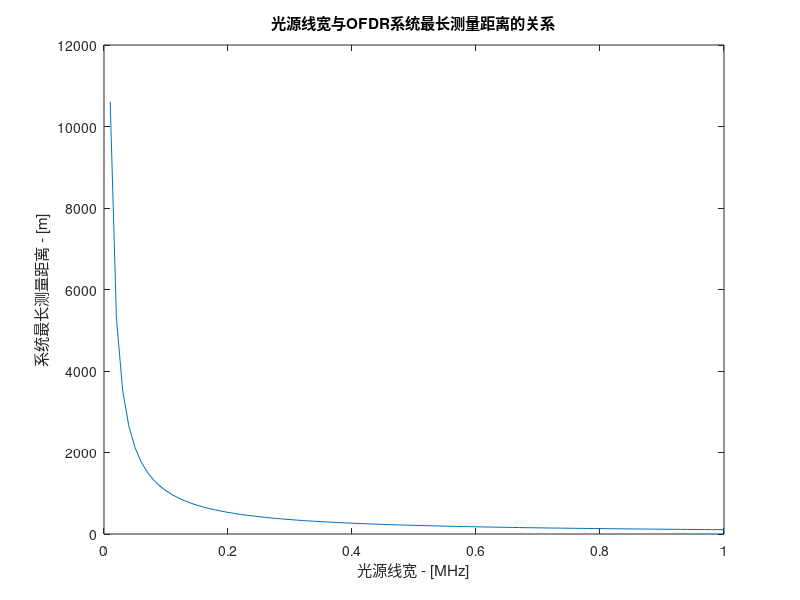

This chart was generated by the following MATLAB code:
clc;close all;
c=3e8;n=0.9;dv=(0:100)/100;
z=c/pi/n./dv/1e6;
plot(dv,z);
title('光源线宽与OFDR系统最长测量距离的关系'),xlabel('光源线宽 - [MHz]'),ylabel('系统最长测量距离 - [m]');